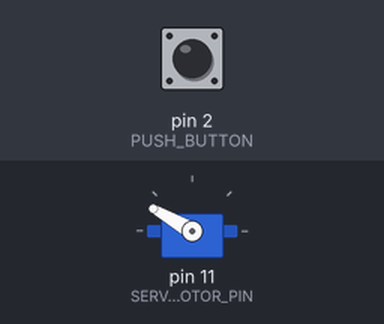
Recording of a sketch running on a simulated Arduino Uno, built with avr-gcc and run on an emulated ATmega328P. Shown: servo. Inputs (shaded band) come from the test bench; at power-on: pin 2 (PUSH_BUTTON) HIGH.

Above: at 7.1 s.
At 7.5 s:
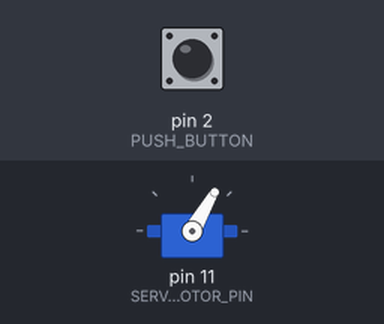
Timing chart, 0 to 9.0 s (numbered marks = the images above):
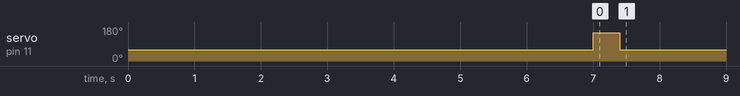

Measured:
- by itself, servo on pin 11 (SERVOMOTOR_PIN): 60° → 150° at 7.0 s, → 60° 0.40 s later

The sketch:

door_lock_control.ino
```cpp
#include "Servo.h"
#define SERVOMOTOR_PIN 11
#define SERIAL_BPS 9600 // bits per second.
#define OPEN_POSITION 60 // degrees.
#define CLOSE_POSITION 150 // degrees.
#define WAIT_LONG 7000
#define WAIT_SHORT 200
#define CLOSE_DELAY 750
#define PUSH_BUTTON 2

Servo myservo;
String command = ""; // available commands: "open"
bool buttonState; // false = closed; true = open
bool previousButtonState;
bool openState = false;

void setup() {
  Serial.begin(SERIAL_BPS);
  myservo.attach(SERVOMOTOR_PIN);
  myservo.write(OPEN_POSITION);
  buttonState = true;
  delay(WAIT_LONG);
  myservo.write(CLOSE_POSITION);
  buttonState = false;
  delay(WAIT_SHORT);

  pinMode(PUSH_BUTTON, INPUT_PULLUP);
}

void loop() {
  char letter;
  previousButtonState = buttonState;

  // when door gets unlocked (was closed) keep door unlocked until it is opened
  buttonState = digitalRead(PUSH_BUTTON);
  while(buttonState == false && openState == true) {
    delay(WAIT_SHORT);
    buttonState = digitalRead(PUSH_BUTTON);
    delay(CLOSE_DELAY);
  }

  // add delay
  if(previousButtonState == true && buttonState == false) {
    delay(CLOSE_DELAY);
  }

  openState = false;

  if(buttonState == false) {
    delay(WAIT_SHORT);
    myservo.write(CLOSE_POSITION);

    if(Serial.available() > 0) {
      letter = Serial.read(); // 1 Byte = 1 char = 1 letter.
      command.concat(letter);

      if(command.length() > 4) {
        command = command.substring(1);
      }

      if(command == "open") {
        myservo.write(OPEN_POSITION);
        openState = true;
      }
    }
  } else {
    delay(WAIT_SHORT);
    myservo.write(OPEN_POSITION);
  }

  delay(WAIT_SHORT);
}
```
